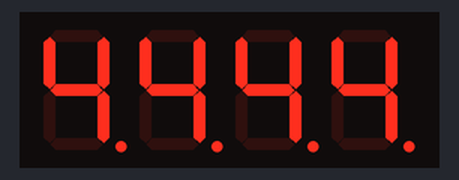
Simulated run of this sketch. Board: Arduino Uno, built with avr-gcc and run on an emulated ATmega328P. On the bench: 4-digit seven-segment display. Wiring (inferred from the names in the program): 4-digit 7-segment display, segments lit when LOW: segments pin 2, pin 3, pin 4, pin 5, pin 6, pin 7, pin 8, pin 9; digit selects pin 13, pin 12, pin 11, pin 10. The segment pins are drawn as the display they are named for.

Above: at 0.1 s.
At 4.1 s:
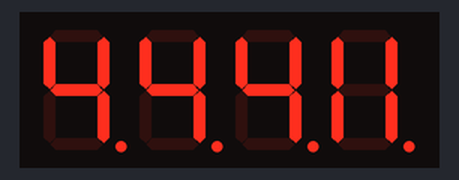
At 8.1 s:
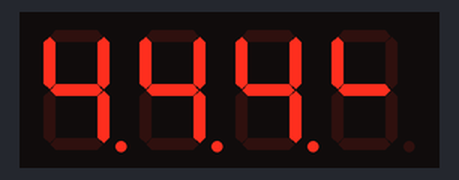
At 19.1 s:
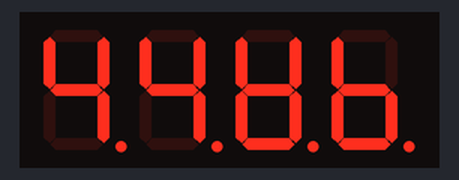
At 28.1 s:
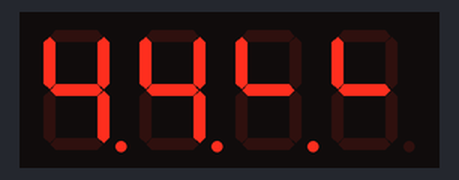
At 38.1 s:
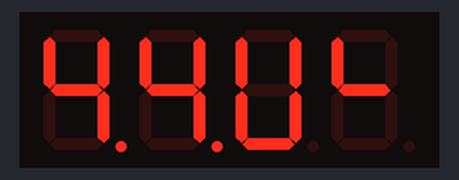

Measured:
- what the display in image 0 shows lasts 1.0 s, from 0.0 s to 1.0 s

The sketch:

0506-7segment_9999-0000.ino
```cpp
const byte segment_pins[8] = {9, 8, 7, 6, 5, 4, 3, 2};
const byte power_pins[4] = {10, 11, 12, 13};
const byte digit[10][8] = {
  {0, 0, 0, 0, 0, 0, 1, 1},
  {1, 0, 0, 1, 1, 1, 1, 1},
  {0, 0, 1, 0, 0, 1, 0, 1},
  {0, 0, 0, 0, 1, 1, 0, 1},
  {1, 0, 0, 1, 1, 0, 0, 1},
  {0, 1, 0, 0, 1, 0, 0, 1},
  {1, 1, 0, 0, 0, 0, 0, 1},
  {0, 0, 0, 1, 1, 1, 1, 1},
  {0, 0, 0, 0, 0, 0, 0, 1},
  {0, 0, 0, 1, 1, 0, 0, 1},
};
const byte scan[4][4] = {
  {1, 0, 0, 0},
  {0, 1, 0, 0},
  {0, 0, 1, 0},
  {0, 0, 0, 1}
};

byte d[4];
unsigned long start_time, count;

void setup()
{
  for (byte i = 0; i < 8; i++) {
    pinMode(segment_pins[i], OUTPUT);
  }
  for (byte i = 0; i < 4; i++) {
    pinMode(power_pins[i], OUTPUT);
  }
  start_time = 9999;
}

void loop()
{
  count = start_time-millis() / 1000;
  set_decimal(count);
  for(byte k = 0; k < 4; k++){

    for(byte j = 0; j < 4; j++) {
      digitalWrite(power_pins[j],LOW);
    }

    for(byte j =0; j < 8; j++){
      digitalWrite(segment_pins[j], digit[d[k]][j]);
    }

    for(byte j = 0; j < 4; j++) {
      digitalWrite(power_pins[j], scan[k][j]);
    }
    delay(4);
  }
}

void set_decimal(int count){
  d[0] = count%10;
  d[1] = (count/10)%10;
  d[2] = (count/100)%10;
  d[3] = (count/1000)%10;
}
```
